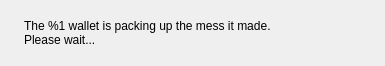
<?xml version="1.0" encoding="UTF-8"?>
<ui version="4.0">
 <class>ExitWidget</class>
 <widget class="QWidget" name="ExitWidget">
  <property name="geometry">
   <rect>
    <x>0</x>
    <y>0</y>
    <width>385</width>
    <height>66</height>
   </rect>
  </property>
  <property name="windowTitle">
   <string>Saving data</string>
  </property>
  <layout class="QHBoxLayout" name="horizontalLayout" stretch="0,1">
   <item>
    <widget class="QLabel" name="m_clockLabel">
     <property name="text">
      <string/>
     </property>
    </widget>
   </item>
   <item>
    <widget class="QLabel" name="m_label">
     <property name="text">
      <string>The %1 wallet is packing up the mess it made.
Please wait...</string>
     </property>
    </widget>
   </item>
  </layout>
 </widget>
 <resources/>
 <connections/>
</ui>
